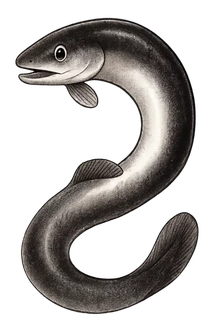
#> input picture downloaded_images/image_15.png, 222 x 333 px, shrunk from 341 x 512 before the run; its folder holds 4 pictures in this run
$ python dup.py
#> lines starting #> are read from the running program, lines starting #| are printed output that depends on the picture
import os
import shutil
import hashlib
from PIL import Image

# Set working directories
source_folders = [
    "downloaded_images",
    "downloaded_images2",
    "downloaded_images3",
    "downloaded_images4",
    "downloaded_images5",
    "downloaded_images6",
    "downloaded_images7fat"
]

output_folder = "combined_images"
os.makedirs(output_folder, exist_ok=True)

# Store hashes to detect duplicates
hashes = set()

def calculate_hash(image_path):
    """Calculate SHA256 hash of an image file"""
#> called with image_path = 'downloaded_images/image_15.png'
    try:
        with Image.open(image_path) as img:
#> img is the input picture: PIL image 222x333 RGBA; mean R, G, B, A 38.4, 35.7, 33.9, 100.7
            img = img.convert('RGB')  # Ensure consistent format
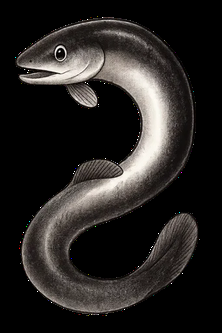
#> img: PIL image 222x333 RGB; mean R, G, B 38.4, 35.7, 33.9
            hash_md5 = hashlib.sha256(img.tobytes()).hexdigest()
            return hash_md5
    except Exception as e:
        print(f"Error processing {image_path}: {e}")
        return None

# Process all images
for folder in source_folders:
    for root, dirs, files in os.walk(folder):
        for file in files:
            file_path = os.path.join(root, file)
            file_hash = calculate_hash(file_path)

            if file_hash and file_hash not in hashes:
                hashes.add(file_hash)

                # Ensure unique filenames in output folder
                base, ext = os.path.splitext(file)
                new_filename = f"{base}{ext}"
                counter = 1
                while os.path.exists(os.path.join(output_folder, new_filename)):
                    new_filename = f"{base}_{counter}{ext}"
                    counter += 1

                shutil.copy(file_path, os.path.join(output_folder, new_filename))
                print(f"Copied: {file_path} -> {new_filename}")
            else:
                print(f"Duplicate found: {file_path}")

print("Merging completed!")
